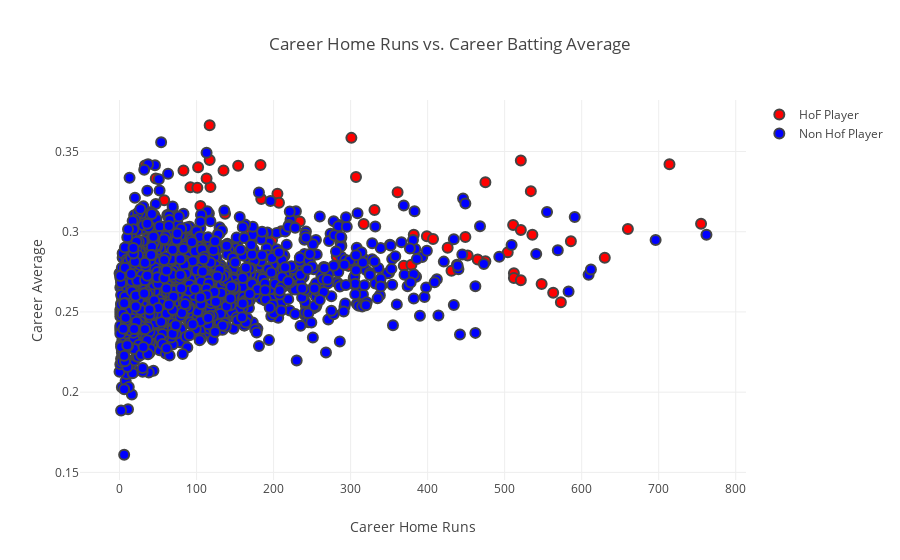

The notebook cell this image was saved under:
### Code cell
# Create a trace
trace = go.Scatter(
    x = df_hof['HR'],
    y = df_hof['AVE'],
    name = 'HoF Player',
    mode = 'markers',
    marker = dict(
        size = 10,
        color = 'rgb(255, 0, 0)',
        line = dict(
            width = 2,
        )
    ))

trace1 = go.Scatter(
    x = df_10['HR'],
    y = df_10['AVE'],
    mode = 'markers',
    name = 'Non Hof Player',    
    marker = dict(
        size = 10,
        color = 'rgb(0, 0, 255)',
        line = dict(
            width = 2,
        )
    ))

layout = dict(title = 'Career Home Runs vs. Career Batting Average',
              yaxis = dict(zeroline = False,title= 'Career Average'),
              xaxis = dict(zeroline = False,title= 'Career Home Runs')
             )

data = [trace,trace1]

fig = dict(data=data, layout=layout)

# Plot and embed in ipython notebook!
py.offline.iplot(fig)

### Figure 1 — Plotly figure (JSON) as saved in the notebook; plotly's stock layout.template omitted (floating-point values rounded to 4 significant figures; data arrays with more than 128 entries replaced by an {"elided": "..."} marker saying what was removed)
{"data": [{"marker": {"color": "rgb(255, 0, 0)", "line": {"width": 2}, "size": 10}, "mode": "markers", "name": "HoF Player", "type": "scatter", "uid": "1370601c-90fb-11e8-81ce-780cb8613cd9", "x": [755, 210, 83, 45, 449, 512, 118, 68, 317, 149, 92, 117, 47, 170, 438, 361, 534, 105, 184, 331, 630, 135, 183, 297, 301, 563, 399, 33, 573, 369, 83, 198, 536, 28, 512, 660, 521, 205, 234, 268, 504, 475, 511, 379, 207, 170, 382, 431, 268, 586, 137, 714, 282, 548, 307, 102, 28, 407, 117, 475, 154, 521, 58, 101, 113, 426, 521, 465, 452, 251], "y": [0.305, 0.3002, 0.2617, 0.3104, 0.2968, 0.2742, 0.3279, 0.2951, 0.3048, 0.2926, 0.3278, 0.3664, 0.3332, 0.3015, 0.2794, 0.3246, 0.3253, 0.3161, 0.3204, 0.3135, 0.2837, 0.3382, 0.3416, 0.2787, 0.3585, 0.262, 0.2973, 0.3413, 0.256, 0.2788, 0.3381, 0.2948, 0.2981, 0.2585, 0.2712, 0.3017, 0.2697, 0.3236, 0.3063, 0.2713, 0.2871, 0.3308, 0.3041, 0.2794, 0.3181, 0.2936, 0.2981, 0.2756, 0.2673, 0.2941, 0.3113, 0.3421, 0.2846, 0.2675, 0.3342, 0.3401, 0.2618, 0.2955, 0.3447, 0.2816, 0.3412, 0.301, 0.3196, 0.3274, 0.3332, 0.2899, 0.3444, 0.2827, 0.2852, 0.2854]}, {"marker": {"color": "rgb(0, 0, 255)", "line": {"width": 2}, "size": 10}, "mode": "markers", "name": "Non Hof Player", "type": "scatter", "uid": "1370601d-90fb-11e8-8cb3-780cb8613cd9", "x": {"elided": "1772 int values"}, "y": {"elided": "1772 float values"}}], "layout": {"title": "Career Home Runs vs. Career Batting Average", "xaxis": {"title": "Career Home Runs", "zeroline": false}, "yaxis": {"title": "Career Average", "zeroline": false}}}
